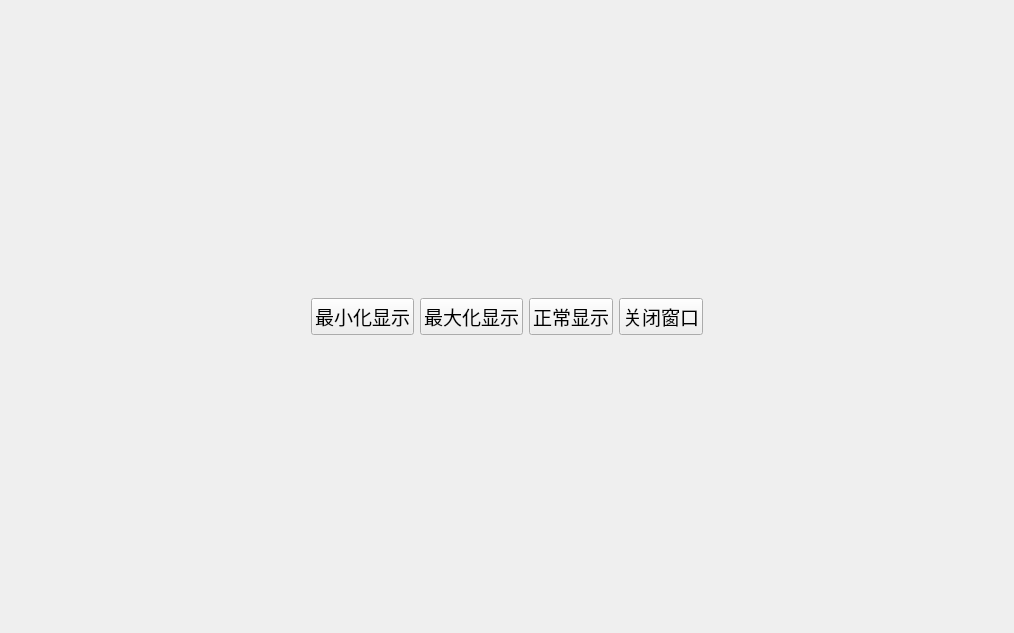
<?xml version="1.0" encoding="UTF-8"?>
<ui version="4.0">
 <class>MyWidget</class>
 <widget class="QWidget" name="MyWidget">
  <property name="geometry">
   <rect>
    <x>0</x>
    <y>0</y>
    <width>1014</width>
    <height>633</height>
   </rect>
  </property>
  <property name="font">
   <font>
    <pointsize>14</pointsize>
   </font>
  </property>
  <property name="windowTitle">
   <string>MyWidget</string>
  </property>
  <layout class="QHBoxLayout" name="horizontalLayout">
   <item>
    <spacer name="Spacer1">
     <property name="orientation">
      <enum>Qt::Orientation::Horizontal</enum>
     </property>
     <property name="sizeHint" stdset="0">
      <size>
       <width>40</width>
       <height>20</height>
      </size>
     </property>
    </spacer>
   </item>
   <item>
    <widget class="QPushButton" name="btnMin">
     <property name="text">
      <string>最小化显示</string>
     </property>
    </widget>
   </item>
   <item>
    <widget class="QPushButton" name="btnMax">
     <property name="text">
      <string>最大化显示</string>
     </property>
    </widget>
   </item>
   <item>
    <widget class="QPushButton" name="Normal">
     <property name="text">
      <string>正常显示</string>
     </property>
    </widget>
   </item>
   <item>
    <widget class="QPushButton" name="Close">
     <property name="font">
      <font>
       <pointsize>14</pointsize>
       <bold>false</bold>
       <kerning>true</kerning>
      </font>
     </property>
     <property name="text">
      <string>关闭窗口</string>
     </property>
    </widget>
   </item>
   <item>
    <spacer name="Spacer2">
     <property name="orientation">
      <enum>Qt::Orientation::Horizontal</enum>
     </property>
     <property name="sizeHint" stdset="0">
      <size>
       <width>40</width>
       <height>20</height>
      </size>
     </property>
    </spacer>
   </item>
  </layout>
 </widget>
 <resources/>
 <connections/>
</ui>
